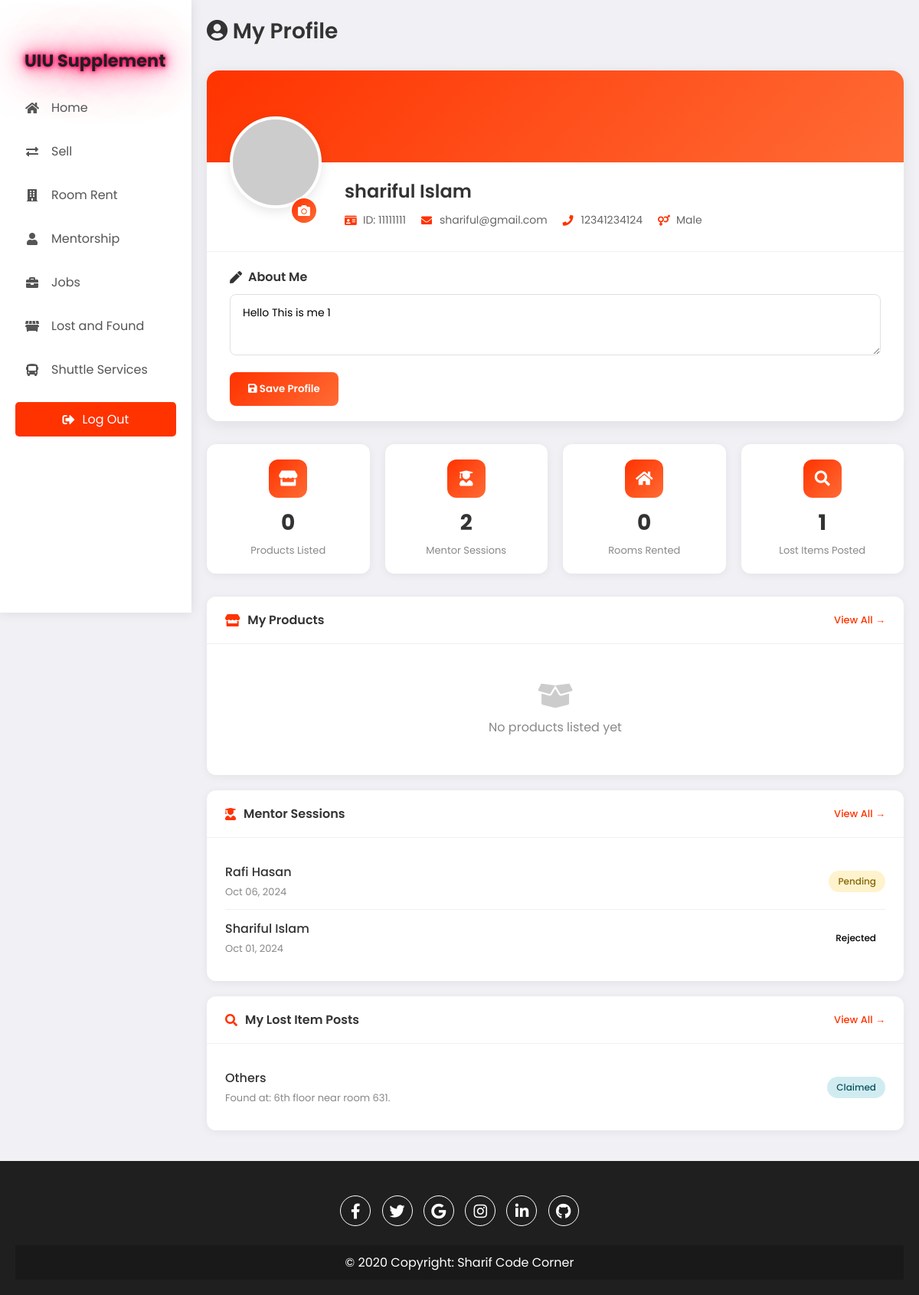
Page /useraccount.php (signed in) on the committed database.
### tables this page shows
CREATE TABLE `users` (
  `id` int(11) NOT NULL,
  `username` varchar(50) DEFAULT NULL,
  `email` varchar(100) DEFAULT NULL,
  `Gender` enum('m','f','o') NOT NULL,
  `password_hash` varchar(255) DEFAULT NULL,
  `mobilenumber` varchar(20) NOT NULL,
  `created_at` timestamp NOT NULL DEFAULT current_timestamp()
);

CREATE TABLE `request_mentorship_session` (
  `session_id` int(11) NOT NULL,
  `user_id` int(11) NOT NULL,
  `mentor_id` int(11) NOT NULL,
  `session_time` varchar(255) NOT NULL,
  `session_price` varchar(255) NOT NULL,
  `communication_method` varchar(255) NOT NULL,
  `session_date` date NOT NULL,
  `problem_description` text DEFAULT NULL,
  `status` varchar(50) DEFAULT 'Pending',
  `created_at` timestamp NOT NULL DEFAULT current_timestamp()
);

CREATE TABLE `uiumentorlist` (
  `id` int(11) NOT NULL,
  `photo` varchar(255) DEFAULT NULL,
  `name` varchar(100) NOT NULL,
  `bio` text NOT NULL,
  `language` enum('Bangla','English') NOT NULL,
  `response_time` enum('6 hours','12 hours','24 hours','48 hours','72 hours') NOT NULL,
  `industry` enum('Tech','Finance','Healthcare','Marketing','Other') NOT NULL,
  `hourly_rate` varchar(50) NOT NULL,
  `company` varchar(100) DEFAULT NULL,
  `country` enum('Bangladesh','USA','UK','India','Canada') NOT NULL,
  `skills` text DEFAULT NULL,
  `email` varchar(100) NOT NULL,
  `whatsapp` varchar(20) DEFAULT NULL,
  `linkedin` varchar(255) DEFAULT NULL,
  `facebook` varchar(255) DEFAULT NULL
);

CREATE TABLE `lost_and_found` (
  `id` int(11) NOT NULL,
  `user_id` int(11) DEFAULT NULL,
  `email` varchar(100) DEFAULT NULL,
  `category` varchar(50) DEFAULT NULL,
  `image_path` varchar(255) DEFAULT NULL,
  `foundPlace` varchar(255) DEFAULT NULL,
  `date_time` datetime DEFAULT NULL,
  `contact_info` varchar(255) DEFAULT NULL,
  `where_now` varchar(255) DEFAULT NULL,
  `claim_status` tinyint(4) DEFAULT 0
);

### useraccount.php (the view, shortened to what this page needs)
<?php
$servername = "localhost";
$username = "root";
$password = "";
$dbname = "uiusupplements";
$conn = new mysqli($servername, $username, $password, $dbname);
$userId = $_SESSION['user_id'];
$stmt = $conn->prepare("SELECT username, email, gender, mobilenumber FROM users WHERE id = ?");
$stmt->bind_param("i", $userId);
$stmt->execute();
$result = $stmt->get_result();
if ($result->num_rows > 0) {
    $user = $result->fetch_assoc();
} else {
    echo "User not found.";
    exit();
}
$stmt = $conn->prepare("SELECT user_photo, user_bio FROM user_profiles WHERE user_id = ?");
$stmt->bind_param("i", $userId);
$stmt->execute();
$result = $stmt->get_result();
if ($result->num_rows > 0) {
    $profile = $result->fetch_assoc();
    if (empty($profile['user_photo'])) {
        $profile['user_photo'] = 'https://via.placeholder.com/150?text=' . substr($user['username'], 0, 1);
    }
} else {
    $profile = ['user_photo' => 'https://via.placeholder.com/150?text=' . substr($user['username'], 0, 1), 'user_bio' => ''];
}
$appointedRooms = [];
$stmt = $conn->prepare("SELECT r.session_id, r.session_date, r.status, m.name AS mentor_name
                        FROM request_mentorship_session r
                        JOIN uiumentorlist m ON r.mentor_id = m.id
                        WHERE r.user_id = ?
                        ORDER BY r.session_date DESC LIMIT 5");
$stmt->bind_param("i", $userId);
$stmt->execute();
$mentorSessions = $stmt->get_result()->fetch_all(MYSQLI_ASSOC);
$stmt = $conn->prepare("SELECT id, product_name, price, status FROM products WHERE user_id = ? ORDER BY id DESC LIMIT 5");
$stmt->bind_param("i", $userId);
$stmt->execute();
$products = $stmt->get_result()->fetch_all(MYSQLI_ASSOC);
$stmt = $conn->prepare("SELECT id, category, foundPlace, claim_status FROM lost_and_found WHERE user_id = ? ORDER BY id DESC LIMIT 5");
$stmt->bind_param("i", $userId);
$stmt->execute();
$lostItems = $stmt->get_result()->fetch_all(MYSQLI_ASSOC);
?>
<!DOCTYPE html>
<html lang="en">
<head>
    <link rel="stylesheet" href="https://cdnjs.cloudflare.com/ajax/libs/font-awesome/5.15.4/css/all.min.css">
    <link rel="stylesheet" href="assets/css/index.css">
</head>
<body>
    <div class="container">
        <nav>
            <ul>
                <li><a href="uiusupplementhomepage.php" class="logo">
                    <h1 class="styled-title">UIU Supplement</h1>
                </a></li>
                <li><a href="uiusupplementhomepage.php">
                    <i class="fas fa-home"></i>
                    <span class="nav-item">Home</span>
                </a></li>
                <li><a href="SellAndExchange.php">
                    <i class="fas fa-exchange-alt"></i>
                    <span class="nav-item">Sell</span>
                </a></li>
                <li><a href="availablerooms.php">
                    <i class="fas fa-building"></i>
                    <span class="nav-item">Room Rent</span>
                </a></li>
                <li><a href="browsementors.php">
                    <i class="fas fa-user"></i>
                    <span class="nav-item">Mentorship</span>
                </a></li>
                <li><a href="parttimejob.php">
                    <i class="fas fa-briefcase"></i>
                    <span class="nav-item">Jobs</span>
                </a></li>
                <li><a href="lostandfound.php">
                    <i class="fas fa-dumpster"></i>
                    <span class="nav-item">Lost and Found</span>
                </a></li>
                <li><a href="shuttle_tracking_system.php">
                    <i class="fas fa-bus"></i>
                    <span class="nav-item">Shuttle Services</span>
                </a></li>
            </ul>
            <a href="uiusupplementlogin.html" class="logout-btn">
                <i class="fas fa-sign-out-alt"></i> Log Out
            </a>
        </nav>
        <section class="main">
            <div class="profile-page">
                <div class="page-header">
                    <h1 class="page-title"><i class="fas fa-user-circle"></i> My Profile</h1>
                </div>
                <form action="useraccount.php" method="POST" enctype="multipart/form-data">
                    <div class="profile-card">
                        <div class="profile-cover"></div>
                        <div class="profile-main">
                            <div class="profile-photo-wrapper">
                                <img src="<?php echo htmlspecialchars($profile['user_photo']); ?>"
                                     alt="Profile Photo" class="profile-photo" id="profilePhoto">
                                <label class="photo-upload-btn" title="Change Photo">
                                    <i class="fas fa-camera"></i>
                                </label>
                            </div>
                            <div class="profile-info">
                                <h2 class="profile-name"><?php echo htmlspecialchars($user['username']); ?></h2>
                                <div class="profile-details">
                                    <div class="profile-detail">
                                        <i class="fas fa-id-card"></i>
                                        <span>ID: <?php echo htmlspecialchars($userId); ?></span>
                                    </div>
                                    <div class="profile-detail">
                                        <i class="fas fa-envelope"></i>
                                        <span><?php echo htmlspecialchars($user['email']); ?></span>
                                    </div>
                                    <div class="profile-detail">
                                        <i class="fas fa-phone"></i>
                                        <span><?php echo htmlspecialchars($user['mobilenumber']); ?></span>
                                    </div>
                                    <div class="profile-detail">
                                        <i class="fas fa-venus-mars"></i>
                                        <span><?php echo $user['gender'] == 'm' ? 'Male' : ($user['gender'] == 'f' ? 'Female' : 'Other'); ?></span>
                                    </div>
                                </div>
                            </div>
                        </div>
                        <div class="bio-section">
                            <div class="bio-label"><i class="fas fa-pen"></i> About Me</div>
                            <textarea class="bio-textarea" name="user_bio" placeholder="Write something about yourself..."><?php echo htmlspecialchars($profile['user_bio']); ?></textarea>
                            <button type="submit" class="save-btn">
                                <i class="fas fa-save"></i> Save Profile
                            </button>
                        </div>
                    </div>
                </form>
                <div class="stats-grid">
                    <div class="stat-card">
                        <div class="stat-icon"><i class="fas fa-store"></i></div>
                        <div class="stat-value"><?php echo count($products); ?></div>
                        <div class="stat-label">Products Listed</div>
                    </div>
                    <div class="stat-card">
                        <div class="stat-icon"><i class="fas fa-user-graduate"></i></div>
                        <div class="stat-value"><?php echo count($mentorSessions); ?></div>
                        <div class="stat-label">Mentor Sessions</div>
                    </div>
                    <div class="stat-card">
                        <div class="stat-icon"><i class="fas fa-home"></i></div>
                        <div class="stat-value"><?php echo count($appointedRooms); ?></div>
                        <div class="stat-label">Rooms Rented</div>
                    </div>
                    <div class="stat-card">
                        <div class="stat-icon"><i class="fas fa-search"></i></div>
                        <div class="stat-value"><?php echo count($lostItems); ?></div>
                        <div class="stat-label">Lost Items Posted</div>
                    </div>
                </div>
                <div class="section-card">
                    <div class="section-header">
                        <div class="section-title"><i class="fas fa-store"></i> My Products</div>
                        <a href="myselllist.php" class="view-all-btn">View All →</a>
                    </div>
                    <div class="section-body">
                        <?php if (!empty($products)): ?>
                            <?php foreach ($products as $product): ?>
                                <div class="list-item">
                                    <div class="list-item-info">
                                        <div class="list-item-title"><?php echo htmlspecialchars($product['product_name']); ?></div>
                                        <div class="list-item-subtitle">৳<?php echo number_format($product['price']); ?></div>
                                    </div>
                                    <span class="status-badge status-<?php echo strtolower($product['status'] ?? 'available'); ?>">
                                        <?php echo htmlspecialchars($product['status'] ?? 'Available'); ?>
                                    </span>
                                </div>
                            <?php endforeach; ?>
                        <?php else: ?>
                            <div class="empty-state">
                                <i class="fas fa-box-open"></i>
                                <p>No products listed yet</p>
                            </div>
                        <?php endif; ?>
                    </div>
                </div>
                <div class="section-card">
                    <div class="section-header">
                        <div class="section-title"><i class="fas fa-user-graduate"></i> Mentor Sessions</div>
                        <a href="mymentors.php" class="view-all-btn">View All →</a>
                    </div>
                    <div class="section-body">
                        <?php if (!empty($mentorSessions)): ?>
                            <?php foreach ($mentorSessions as $session): ?>
                                <div class="list-item">
                                    <div class="list-item-info">
                                        <div class="list-item-title"><?php echo htmlspecialchars($session['mentor_name']); ?></div>
                                        <div class="list-item-subtitle"><?php echo date('M d, Y', strtotime($session['session_date'])); ?></div>
                                    </div>
                                    <span class="status-badge status-<?php echo strtolower($session['status']); ?>">
                                        <?php echo htmlspecialchars($session['status']); ?>
                                    </span>
                                </div>
                            <?php endforeach; ?>
                        <?php endif; ?>
                    </div>
                </div>
                <div class="section-card">
                    <div class="section-header">
                        <div class="section-title"><i class="fas fa-search"></i> My Lost Item Posts</div>
                        <a href="lostandfound.php?my=1" class="view-all-btn">View All →</a>
                    </div>
                    <div class="section-body">
                        <?php if (!empty($lostItems)): ?>
                            <?php foreach ($lostItems as $item): ?>
                                <div class="list-item">
                                    <div class="list-item-info">
                                        <div class="list-item-title"><?php echo htmlspecialchars($item['category']); ?></div>
                                        <div class="list-item-subtitle">Found at: <?php echo htmlspecialchars($item['foundPlace']); ?></div>
                                    </div>
                                    <span class="status-badge <?php echo $item['claim_status'] ? 'status-claimed' : 'status-available'; ?>">
                                        <?php echo $item['claim_status'] ? 'Claimed' : 'Unclaimed'; ?>
                                    </span>
                                </div>
                            <?php endforeach; ?>
                        <?php endif; ?>
                    </div>
                </div>
            </div>
        </section>
    </div>
    <footer class="footer">
        <div class="social-icons">
            <a href="https://www.facebook.com/sharif.me2018"><i class="fab fa-facebook-f"></i></a>
            <a href="#"><i class="fab fa-twitter"></i></a>
            <a href="#"><i class="fab fa-google"></i></a>
            <a href="https://www.instagram.com/shariful_islam10"><i class="fab fa-instagram"></i></a>
            <a href="#"><i class="fab fa-linkedin-in"></i></a>
            <a href="https://www.github.com/sharif2023"><i class="fab fa-github"></i></a>
        </div>
        <div class="copyright">
            &copy; 2020 Copyright: <a href="https://www.youtube.com/@SHARIFsCODECORNER">Sharif Code Corner</a>
        </div>
    </footer>
</body>
</html>

### rows in the picture
users: username "shariful Islam", email "shariful@gmail.com", mobilenumber "12341234124"
request_mentorship_session: mentor.name "Rafi Hasan", session_date "Oct 06, 2024", status "Pending"
request_mentorship_session: mentor.name "Shariful Islam", session_date "Oct 01, 2024", status "Rejected"
lost_and_found: category "Others", foundPlace "6th floor near room 631.", claim_status "Claimed"

### other values in the picture
$userId "11111111"
count($products) "0"
count($mentorSessions) "2"
count($appointedRooms) "0"
count($lostItems) "1"
